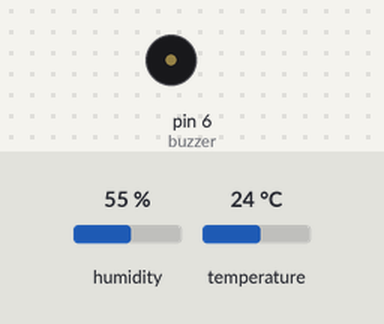
This sketch was run on a simulated Arduino Uno, built with avr-gcc and run on an emulated ATmega328P. On the bench: buzzer (waves = sounding). Inputs (shaded band) come from the test bench; at power-on: temperature 24 °C, humidity 55 %.

Above: at 4.8 s.
4.9 s: temperature set to 21 °C
7.9 s: temperature set to 18 °C
At 8.4 s:
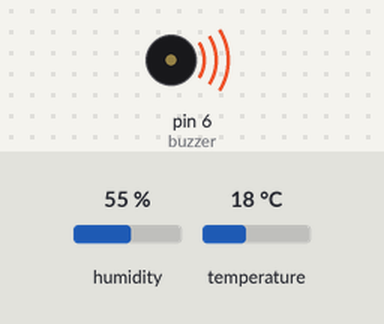
14.3 s: temperature set to 28 °C
At 15.1 s:
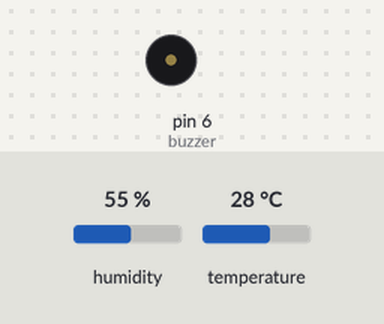
17.3 s: temperature set to 12 °C
At 18.8 s:
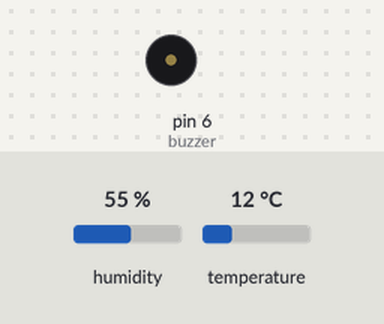
Timing chart, 0 to 24.7 s (numbered marks = the images above; inputs shaded):
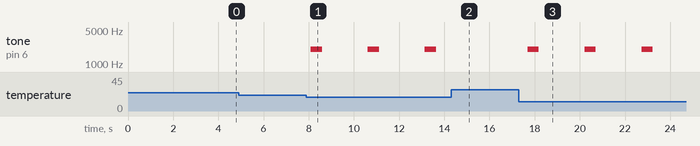

The sketch:

temp_alarm.ino
```cpp
#include "DHT.h" // https://github.com/adafruit/DHT-sensor-library v 1.3.0
#define DHTPIN 5
#define DHTTYPE DHT11

DHT dht(DHTPIN, DHTTYPE);

const int buzzer = 6;
const float TEMP = 19.50;

void setup() {
  Serial.begin(9600);
  pinMode(buzzer, OUTPUT);
  dht.begin();
}

void loop() {
  delay(2000);

  float temperature = dht.readTemperature();

  if (temperature <= TEMP) {
    activateAlarm();
  }
}

void activateAlarm() {
  tone(buzzer, 2000);
  delay(500);
  noTone(buzzer);
}
```

Measured:
- the behaviour switches between 20 and 19 °C on temperature (found by bisection; images 0 and 1)
- after the input at 4.9 s, every drawn part: stays the same
- after the input at 7.9 s, tone on pin 6 (buzzer): alternates 2000 Hz for 0.50 s and silent for 2.0 s, starting after 0.19 s
- after the input at 14.3 s, tone on pin 6 (buzzer): stays silent (without the input it goes to 2000 Hz after 1.4 s)
- after the input at 17.3 s, tone on pin 6 (buzzer): alternates 2000 Hz for 0.50 s and silent for 2.0 s, starting after 0.39 s
